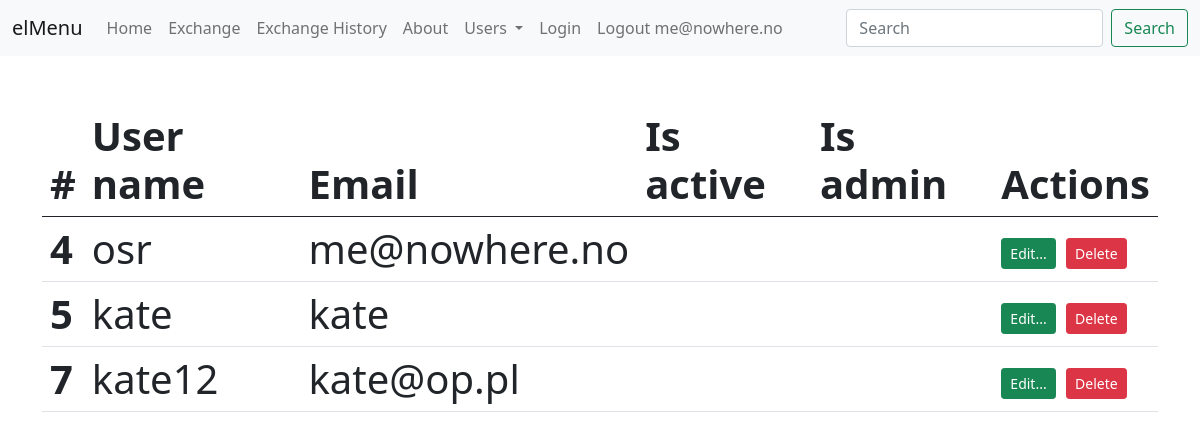
Page /users (signed in) on the committed database.
### tables this page shows
CREATE TABLE users(
id integer primary key autoincrement,
name varchar(100) not null unique,
email varchar(100) not null unique,
password text,
is_active boolean not null default 0,
is_admin boolean not null default 0
);

### app.py (the view)
@app.route('/users')
def users():
    db = get_db()
    sql_statement = 'select id, name, email, is_admin, is_active from users;'
    cur = db.execute(sql_statement)
    users = cur.fetchall()
    return render_template('users.html', active_menu='users', users=users)

### app.py (called while the page is built)
def get_db():
    if not hasattr(g, 'sqlite_db'):
        conn = sqlite3.connect(app_info['db_file'])
        conn.row_factory = sqlite3.Row
        g.sqlite_db = conn
    return g.sqlite_db

### templates/users.html (shortened to what this page needs)
{% extends "base.html" %}
{% block content %}
<div class="container">
    <table class="table">
        <thead>
        <tr>
            <th scope="col">#</th>
            <th scope="col">User name</th>
            <th scope="col">Email</th>
            <th scope="col">Is active</th>
            <th scope="col">Is admin</th>
            <th scope="col">Actions</th>
        </tr>
        </thead>
        <tbody>
        {% for user in users %}
        <tr>
            <th scope="row">{{ user.id }}</th>
            <td>{{ user.name }}</td>
            <td>{{ user.email }}</td>
            <td></td>
            <td></td>
            <td>
                <a href="{{ url_for('edit_user', user_name=user.name) }}"
                   class="btn btn-success btn-sm" role="button">Edit...</a>
                <a type="button" class="btn btn-danger btn-sm delete-confirm"
                   data-bs-toggle="modal" data-bs-target="#confirmDeleteModal"
                   data-desc="{{ 'Delete user {}?'.format(user.name) }}"
                   data-url="{{ url_for('delete_user', user_name=user.name) }}">
                    Delete
                </a>
            </td>
        </tr>
        {%endfor%}
        </tbody>
    </table>
</div>
{% endblock %}

### templates/menu.html (shortened to what this page needs)
{% block navbar %}
<nav class="navbar navbar-expand-lg navbar-light bg-light">
    <div class="container-fluid">
        <a class="navbar-brand" href="#">elMenu</a>
        <div class="collapse navbar-collapse" id="navbarSupportedContent">
            <ul class="navbar-nav me-auto mb-2 mb-lg-0">
                <li class="nav-item">
                    <a class="nav-link {{ 'active' if active_menu=='home' }}" aria-current="page"
                       href="{{ url_for('index') }}">Home</a>
                </li>
                <li class="nav-item">
                    <a class="nav-link {{ 'active' if active_menu=='exchange' }}" href="{{ url_for('exchange') }}">Exchange</a>
                </li>
                <li class="nav-item">
                    <a class="nav-link {{ 'active' if active_menu=='history' }}" href="{{ url_for('history') }}">Exchange
                        History</a>
                </li>
                <li class="nav-item">
                    <a class="nav-link {{ 'active' if active_menu=='about' }}" href="#">About</a>
                </li>
                <li class="nav-item dropdown">
                    <a class="nav-link dropdown-toggle" href="#" id="navbarDropdown" role="button"
                       data-bs-toggle="dropdown" aria-expanded="false">
                        Users
                    </a>
                </li>
                <li class="nav-item">
                    <a class="nav-link {{ 'active' if active_menu=='login' }}" href="{{ url_for('login') }}"
                       tabindex="-1">Login</a>
                </li>
                <li class="nav-item">
                    <a class="nav-link {{ 'active' if active_menu=='logout' }}" href="{{ url_for('logout') }}"
                       tabindex="-1">Logout {{ session['user'] if 'user' in session }}</a>
                </li>
            </ul>
            <form class="d-flex">
                <input class="form-control me-2" type="search" placeholder="Search" aria-label="Search">
                <button class="btn btn-outline-success" type="submit">Search</button>
            </form>
        </div>
    </div>
</nav>
{% endblock %}

### rows in the picture
users: email "me@nowhere.no", id "4", name "osr"
users: id "5", name "kate", email "kate"
users: id "7", name "kate12", email "kate@op.pl"
